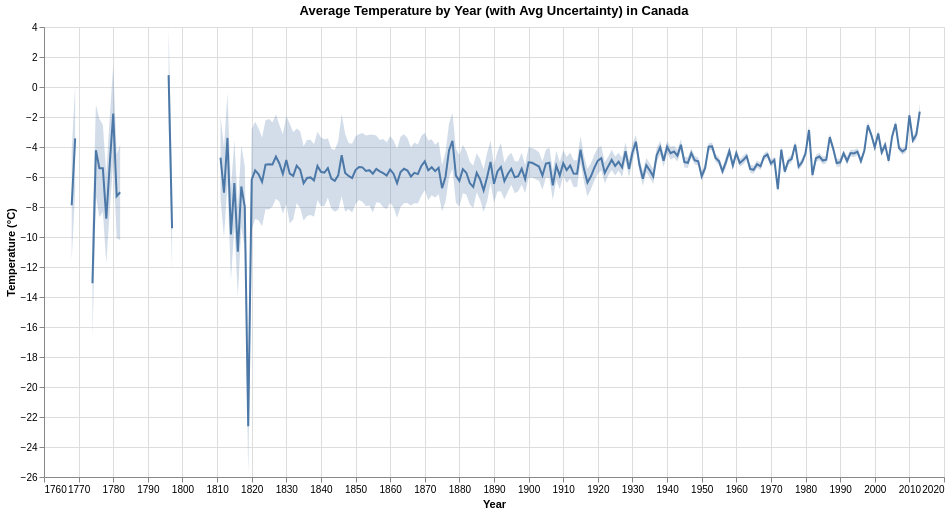

Notebook code cell kept with this figure:
### Code cell
select_country = "Canada"

input_country = year_country.copy()

input_country = input_country[input_country["Country"] == select_country]

line = (
    alt.Chart(input_country)
    .mark_line()
    .encode(
        x=alt.X("year:Q", title="Year", axis=alt.Axis(format=".0f")),
        y=alt.Y("avg_temp:Q", title="Temperature (°C)"),
    )
)

band = (
    alt.Chart(input_country)
    .mark_area(opacity=0.25)
    .encode(
        x=alt.X("year:Q", axis=alt.Axis(format=".0f")),
        y=alt.Y("temp_lower:Q"),
        y2=("temp_upper:Q"),
    )
)

chart = (band + line).properties(
    width=900,
    height=450,
    title=f"Average Temperature by Year (with Avg Uncertainty) in {select_country}",
)

chart

### Figure 1 — Vega-Lite specification as saved in the notebook (floating-point values rounded to 4 significant figures; data arrays with more than 128 entries replaced by an {"elided": "..."} marker saying what was removed)
{"config": {"view": {"continuousWidth": 300, "continuousHeight": 300}}, "layer": [{"mark": {"type": "area", "opacity": 0.25}, "encoding": {"x": {"axis": {"format": ".0f"}, "field": "year", "type": "quantitative"}, "y": {"field": "temp_lower", "type": "quantitative"}, "y2": {"field": "temp_upper"}}}, {"mark": {"type": "line"}, "encoding": {"x": {"axis": {"format": ".0f"}, "field": "year", "title": "Year", "type": "quantitative"}, "y": {"field": "avg_temp", "title": "Temperature (°C)", "type": "quantitative"}}}], "data": {"name": "data-b8252a07183b35d6ba1a3781ba658d7a"}, "height": 450, "title": "Average Temperature by Year (with Avg Uncertainty) in Canada", "width": 900, "$schema": "https://vega.github.io/schema/vega-lite/v6.1.0.json", "datasets": {"data-b8252a07183b35d6ba1a3781ba658d7a": {"elided": "246 records"}}}
